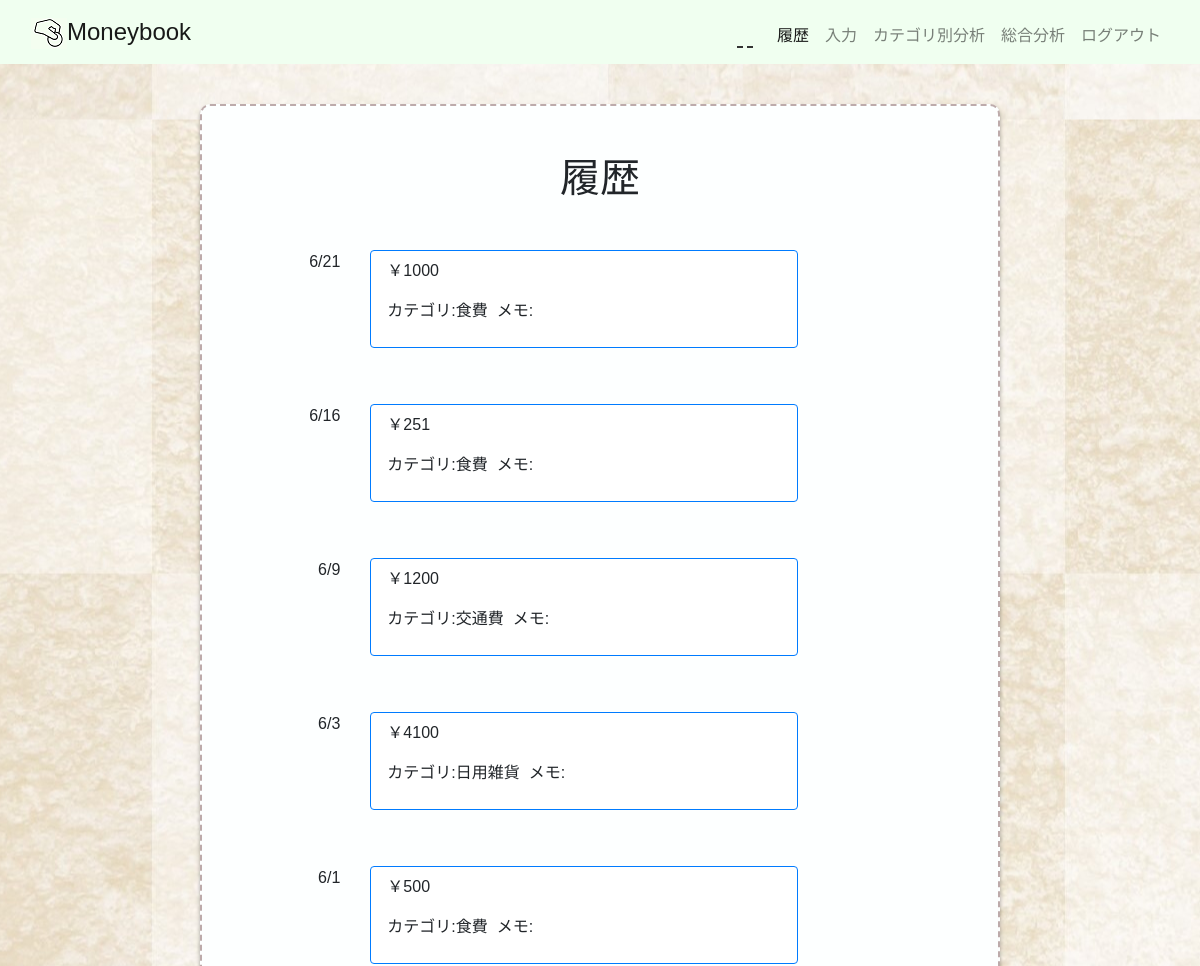
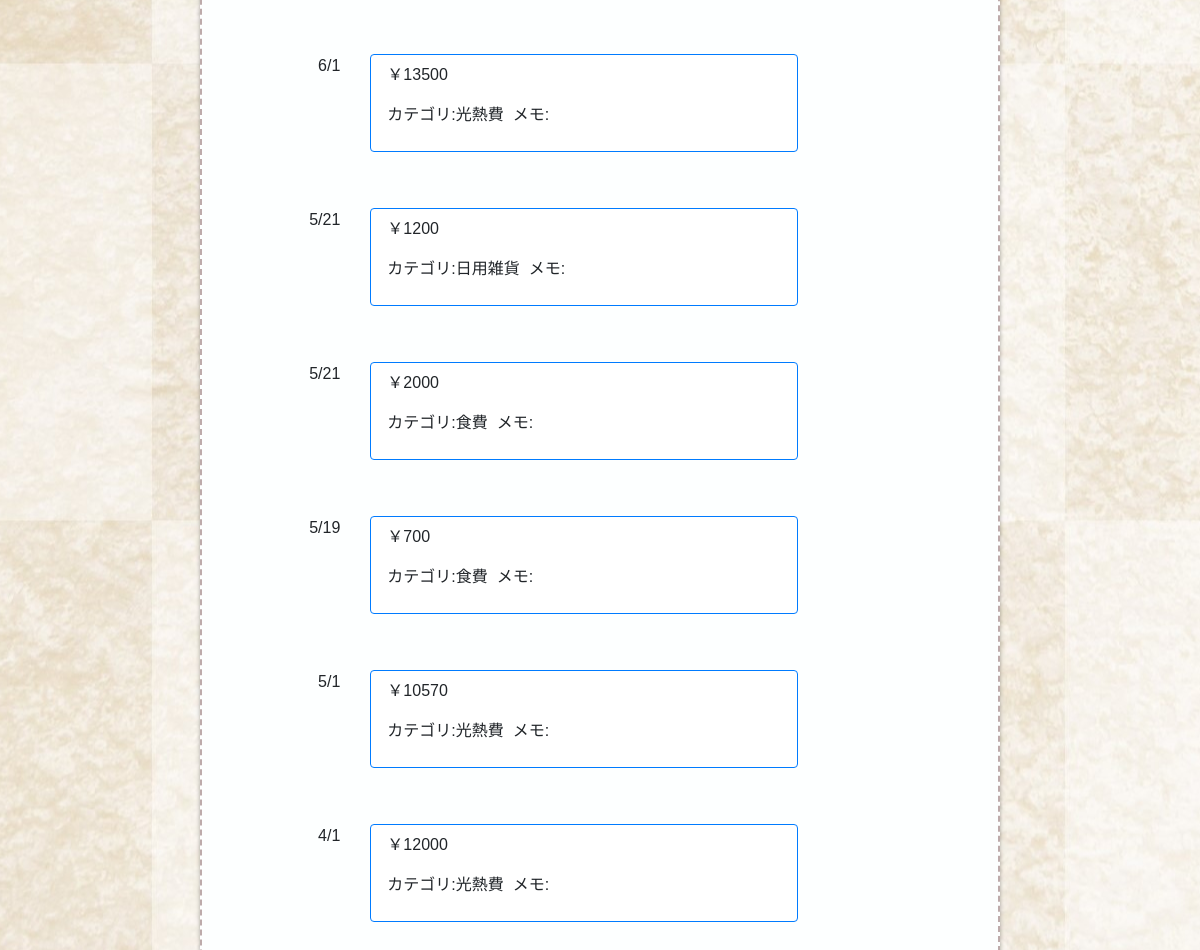
The page /history/ on the database its author committed (2 pictures, top to bottom).
### moneybook/models.py (models this page shows, shortened)
class Spending(models.Model):
    class Meta:
        db_table = "spending"
        verbose_name = "支出"
        verbose_name_plural = "支出"
    description = models.CharField('品名', max_length=50, null=True, blank=True)
    s_category = models.ForeignKey(S_Category, on_delete=models.PROTECT, verbose_name="支出カテゴリ")
    money = models.IntegerField('金額', default=0)
    date = models.DateField('使用日', default=timezone.now)
    note = models.TextField('メモ', blank=True)

class S_Category(models.Model):
    class Meta:
        db_table = "s_category"
        verbose_name = "支出カテゴリ"
        verbose_name_plural = "支出カテゴリ"
    s_category_name = models.CharField(max_length=255, unique=True)
    def __str__(self):
        return self.s_category_name

### moneybook/views.py (the view)
# urls.py: path('history/', views.InputList.as_view(), name='history'),
class InputList(generic.ListView, LoginRequiredMixin):
    model = Spending
    ordering = '-date'
    template_name = "moneybook/history.html"

### templates/moneybook/history.html (shortened to what this page needs)
{% extends 'moneybook/base.html' %}
{% block content %}
<div class="container mx-auto">
    <h1 style="text-align: center;">履歴</h1>
    {% for spending in spending_list %}
    <div class="row">
        <div class="col-sm-2 col-1 label">{{ spending.date|date:"n/j" }}</div>
        <div class="col-sm-10 col-12">
            <div class="card border-primary" style="padding: 0.5rem 1rem; margin-bottom: 1.5rem; position:relative;">
            <p class="card-text">￥{{ spending.money }}</p>
            <p class="card-text">カテゴリ:{{ spending.s_category}}
                &nbsp;メモ:{{ spending.note }}</p>
            <a style="display: block; position: absolute; width: 100%; height: 100%;" href="{% url 'moneybook:s_detail' spending.pk %}"></a>
            </div>
        </div>
    </div>
    {% endfor %}
</div>
{% endblock content %}

### static/moneybook/style.css (style rules this page uses)
.row { padding-top: 1rem; padding-bottom: 1rem; padding-left: 1.5rem; }
.label { text-align: right; }

### templates/moneybook/history.html (style rules this page uses)
.container { padding: 3rem 1em; margin: 5rem 0; background: #fdffff; border: dashed 2px #bdabab; box-shadow: 0 3px 4px rgba(0, 0, 0, 0.32); border-radius: 10px; max-width: 100vh; }
h1 { margin-bottom: 2rem; }
.card { width: 70%; }

### templates/moneybook/base.html (style rules this page uses)
body { font-family: 'Hiragino Kaku Gothic Pro','ヒラギノ角ゴ Pro W3','メイリオ',Meiryo,'ＭＳ Ｐゴシック',sans-serif; background:url(../static/img/background.jpg) center repeat; }

### rows shown on the page
Spending: date "6/21", money "1000", s_category "食費"
Spending: date "6/16", money "251", s_category "食費"
Spending: date "6/9", money "1200", s_category "交通費"
Spending: date "6/3", money "4100", s_category "日用雑貨"
Spending: date "6/1", money "500", s_category "食費"
Spending: date "6/1", money "13500", s_category "光熱費"
Spending: date "5/21", money "1200", s_category "日用雑貨"
Spending: date "5/21", money "2000", s_category "食費"
Spending: date "5/19", money "700", s_category "食費"
Spending: date "5/1", money "10570", s_category "光熱費"
Spending: date "4/1", money "12000", s_category "光熱費"
